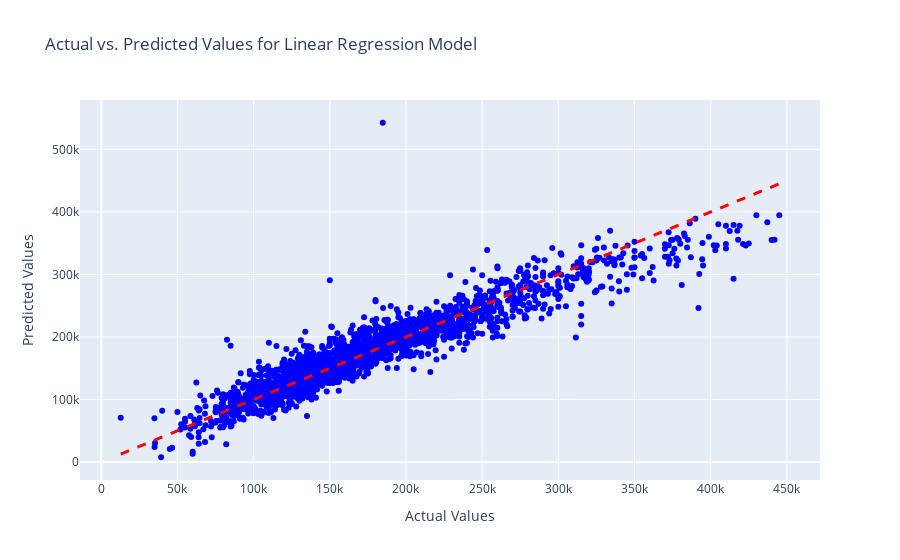

Notebook code cell kept with this figure:
### Markdown cell above
Let's start with a simple linear regression on the basic numeric variables we got after making one feature and clearing some multicollinearity.

### Code cell
#the features will be X (independent variables)
X = ft_train.drop('SalePrice', axis=1)
X_array = X.values
#the target (dependent variable) will be y
y = ft_train['SalePrice']
y_array = y.values


# Perform linear regression using scikit-learn
model = LinearRegression()
model.fit(X, y)

X_with_intercept = sm.add_constant(X)  # Add intercept term
model_sm = sm.OLS(y,X_with_intercept).fit()

# Make predictions using the trained model
predictions = model.predict(X)

# Create a scatter plot with Plotly
fig = go.Figure()

# Add a scatter plot for actual vs. predicted values
fig.add_trace(go.Scatter(x=y, y=predictions, mode='markers', marker=dict(color='blue'), 
                         name='Actual vs. Predicted'))
# Add a diagonal line for perfect predictions
fig.add_shape(type="line", x0=min(y), x1=max(y), y0=min(y), y1=max(y),
              line=dict(color="red", width=3, dash='dash'),
              name="Perfect Predictions")

# Update layout and axis labels
fig.update_layout(title="Actual vs. Predicted Values for Linear Regression Model",
                  xaxis_title="Actual Values",
                  yaxis_title="Predicted Values")

# Show the plot
fig.show()


# Plotting residuals
residuals = y - predictions
fig2 = go.Figure()

# Add a scatter plot for actual values and residuals
fig2.add_trace(go.Scatter(x=y, y=residuals, mode='markers', marker=dict(color='blue'), 
                         name='Residuals'))

# Add a horizontal line at y=0 for reference
fig2.add_shape(type="line", x0=min(y), x1=max(y), y0=0, y1=0,
              line=dict(color="red", width=3, dash='dash'),
              name="Zero Residuals Line")


fig2.update_layout(title="Residuals Plot for Linear Regression Model",
                  xaxis_title="Actual Values",
                  yaxis_title="Residuals")

fig2.show()


# Using statsmodels to check p-values
print(model_sm.summary())
print('\n')

# Mean Squared Error (MSE)
mse = mean_squared_error(y, predictions)
print("Mean Squared Error (MSE):", mse)

# Root Mean Squared Error (RMSE)
rmse = mean_squared_error(y, predictions, squared=False)
print("Root Mean Squared Error (RMSE):", rmse)

print('\n')

print("F-statistic:", model_sm.fvalue)
print("F-statistic p-value:", model_sm.f_pvalue)

### Figure 1 — Plotly figure (JSON) as saved in the notebook; plotly's stock layout.template omitted (floating-point values rounded to 4 significant figures; data arrays with more than 128 entries replaced by an {"elided": "..."} marker saying what was removed)
{"data": [{"marker": {"color": "blue"}, "mode": "markers", "name": "Actual vs. Predicted", "type": "scatter", "x": {"elided": "2553 int values"}, "y": {"elided": "2553 float values"}}], "layout": {"autosize": true, "shapes": [{"line": {"color": "red", "dash": "dash", "width": 3}, "name": "Perfect Predictions", "type": "line", "x0": 12789, "x1": 445000, "y0": 12789, "y1": 445000}], "title": {"text": "Actual vs. Predicted Values for Linear Regression Model"}, "xaxis": {"autorange": true, "range": [-13820.0, 471600.0], "title": {"text": "Actual Values"}, "type": "linear"}, "yaxis": {"autorange": true, "range": [-36460.0, 586700.0], "title": {"text": "Predicted Values"}, "type": "linear"}}}
